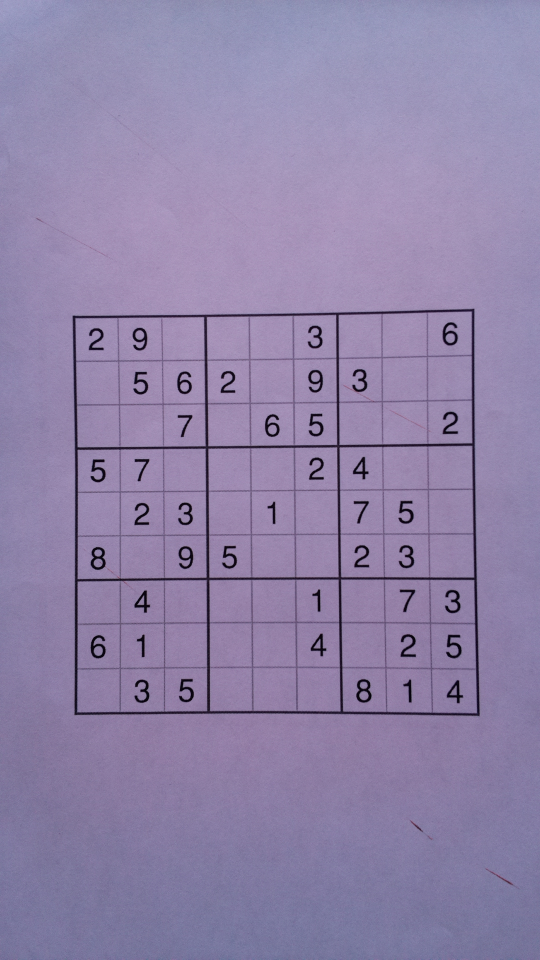
#> input picture integration/data/data_train/sudoku_image.jpg, 1080 x 1920 px (shown at 1/2 size)
$ python rotate_image.py -i ../../../integration/data/data_train/sudoku_image.jpg
#> lines starting #> are read from the running program, lines starting #| are printed output that depends on the picture; after the words box and inside, x2 and y2 are one past the last pixel; in counts of white or black regions, pixels touching at a corner belong together
### project/yeux/grid/utils.py
# -*- coding: utf-8 -*-
"""
Created on Sat Apr  1 22:50:50 2023

@author: horry
"""

import argparse
import pathlib
from typing import Optional

import cv2
import matplotlib.pyplot as plt
import numpy as np

def get_base_parser(desc: str):
    parser = argparse.ArgumentParser(desc)
    parser.add_argument("--input", "-i", help="input image in jpg por png", type=pathlib.Path)
    parser.add_argument("--output", "-o", help="output directory", type=pathlib.Path, default=None)
    return parser

def read(path: pathlib.Path) -> np.ndarray:
    img = cv2.imread(str(path), cv2.IMREAD_GRAYSCALE)
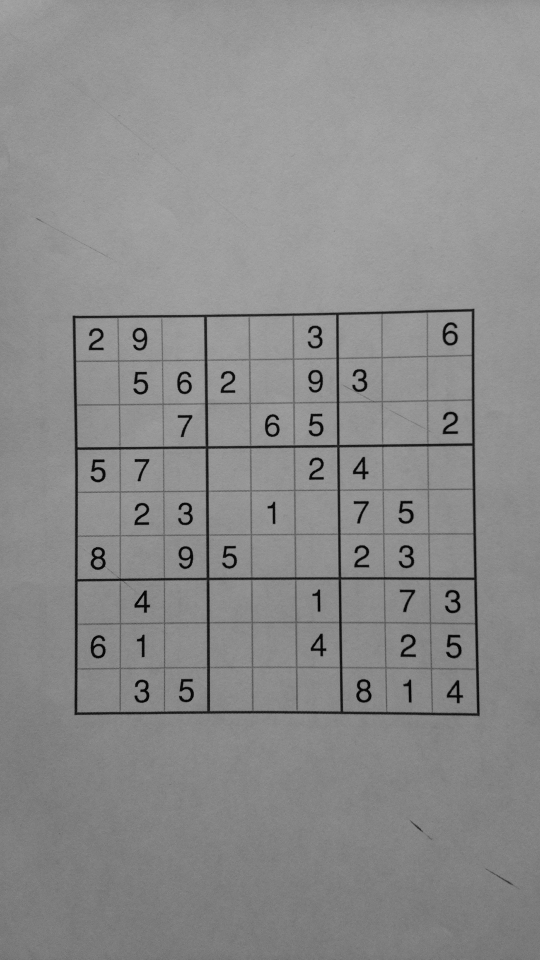
#> img: shape (1920, 1080) (shown at 1/2 size); min 0, max 173, mean 139.4
    if(img is None):
        print("can't read the img")
        return None

    return img.astype(np.uint8)

# [16 lines left out: function iprint, not called in this run]

def get_output_path(
        input_path: pathlib.Path,
        suffix: str="_rotated",
        out: Optional[pathlib.Path]=None) -> pathlib.Path:
    """Get the proper output path given the input path and a suffix.

    If the out path is None, then the directory of the output will be the input
    directory. The results has the same name as the input path but a suffix is
    added


    Parameters
    ----------
    input_path : pathlib.Path
        path of the input
    suffix : str, optional
        suffix to add to the output name. The default is "_rotated".
    out : Optional[pathlib.Path], optional
        output dir if None, the output dir is the input dir. The default is
        None.

    Returns
    -------
    pathlib.Path
        Path of the output file

    """
    output_path = input_path.parent
    output_name = input_path.stem + suffix
    output_suffix = input_path.suffix
    if out is not None:
        output_path = out
        output_path.mkdir(parents=True, exist_ok=True)
    return output_path / f"{output_name}{output_suffix}"


def detect_hough_line_canny(img: np.ndarray,is_plot_edges: bool =0) -> np.ndarray:
    """
    Detect the lines in an image using canny edges detector

    Parameters
    ----------
    img : np.ndarray
        input image.
    is_plot_edges : bool
        do we plot the edges or not.

    Returns
    -------
    lines : np.ndarray
        Detected lines

    """
    edges = cv2.Canny(img, 50, 200)
    if is_plot_edges:
        iprint(edges)
    lines = cv2.HoughLinesP(edges, 1, np.pi/180, 150, minLineLength=100, maxLineGap=250)
    return lines


# [19 lines left out: function detect_hough_line_sobel, not called in this run]


### project/yeux/grid/rotate_image.py
# -*- coding: utf-8 -*-
"""
Created on Sat Apr  1 21:41:05 2023

@author: horry
"""
import argparse
import pathlib
import time
from typing import Optional

import cv2
import matplotlib.pyplot as plt
import numpy as np
import skimage
import skimage.transform as skt

from yeux.grid import utils


def find_angle_lines(lines: np.ndarray) -> float:

    array_angle = np.round(np.degrees((np.arctan2( lines[:,0,1]-lines[:,0,3] , lines[:,0,0]-lines[:,0,2] )))%90,2)
    max_angle_count = 0
    for ang in array_angle:
        if(max_angle_count < np.count_nonzero(array_angle == ang) ):
            max_angle_count = np.count_nonzero(array_angle == ang)
            angle = ang
    return angle

def find_rotation(img: np.ndarray, is_plot_edges: bool) -> float:
    """find the rotation of an image

    Args:
        img (np.ndarray): _description_
        is_plot_edges (bool): _description_

    Returns:
        float: _description_
    """
    lines = utils.detect_hough_line_canny(img, is_plot_edges)
    angle = find_angle_lines(lines)
    return angle

def rotate(img: np.ndarray, is_plot_edges: bool) -> np.ndarray:
    """
    Given an angle rotate the image correctly

    Parameters
    ----------
    img : np.ndarray
        DESCRIPTION.

    Returns
    -------
    TYPE
        DESCRIPTION.

    """
    angle = find_rotation(img, is_plot_edges)
#> in detect_hough_line_canny, `edges = cv2.Canny(img, 50, 200)`:
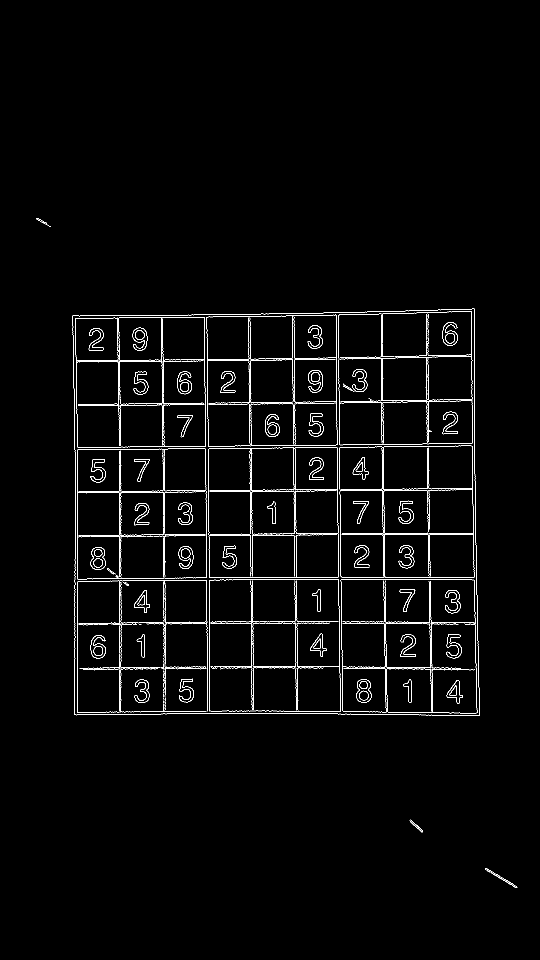
#> edges: shape (1920, 1080) (shown at 1/2 size); 2% white in thin lines or dots, all inside (x1, y1, x2, y2) = (73, 436, 1035, 1776)
#> in detect_hough_line_canny, `lines = cv2.HoughLinesP(edges, 1, np.pi/180, 150, minLineLength=100, m..`: lines = 92 rows, first 6: [239, 1428, 239, 631], [150, 1069, 951, 1069], [851, 620, 865, 1430], [760, 623, 774, 1429], [429, 1159, 953, 1159], [150, 1246, 955, 1246]
#> in find_angle_lines, `array_angle = np.round(np.degrees((np.arctan2( lines[:,0,1]-lines[:,0,..`: array_angle = 92 values, max 89.49 at index 82, min 0 at index 0, mean 35.82
#> the loop in find_angle_lines, `for ang in array_angle:` made 92 passes
#> (max_angle_count, angle) on pass 1: (55, 0)
#> ang on passes 2 to 7: 0, 89.01, 89, 0, 0, 89
#> after the loop in find_angle_lines, `for ang in array_angle:`: angle = 0; max_angle_count = 55
#> in find_rotation, `angle = find_angle_lines(lines)`: angle = 0
#> angle = 0
    rotated = skt.rotate(img, angle,resize=True)
    return (256*rotated).astype(np.uint8)


if __name__ == "__main__":
    parser = utils.get_base_parser("Function to rotate a file")
    parser.add_argument("--save-edges", help="save the edges", action="store_true")
    args = parser.parse_args()
    # read image
    img = utils.read(args.input)
    t = time.time()
    rotated = rotate(img, args.save_edges)
    print(f" time to rotate: {time.time() - t}")
    out_path = utils.get_output_path(args.input, "_rotated", args.output)
    cv2.imwrite(str(out_path), rotated)
